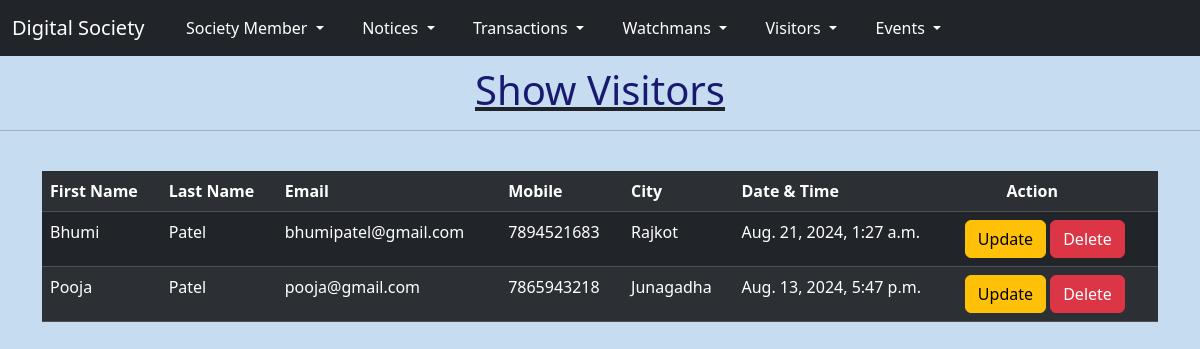
/showvisitors/, run on the app's committed database.
### myapp/models.py (models this page shows)
class Visitors(models.Model):
    firstname=models.CharField(max_length=20)
    lastname=models.CharField(max_length=20)
    email=models.EmailField()
    mobile=models.BigIntegerField()
    city=models.CharField(max_length=20)
    datetime=models.DateTimeField()

### myapp/views.py (the view)
# urls.py: path('showvisitors/',views.showvisitors,name='showVisitors'),
def showvisitors(request):
    allvisitors = Visitors.objects.all()
    return render(request,'showvisitors.html',{'allvisitors':allvisitors})

### myapp/templates/showvisitors.html (shortened to what this page needs)
<!DOCTYPE html>
<html lang="en">
    <head>
        <link
            href="https://cdn.jsdelivr.net/npm/bootstrap@5.3.3/dist/css/bootstrap.min.css"
            rel="stylesheet"
>
    </head>
    <body>
        <nav class="navbar navbar-expand-lg navbar-dark bg-dark">
            <div class="container-fluid">
                <a class="navbar-brand" href="#">Digital Society</a>
                <div class="collapse navbar-collapse"
                    id="navbarNavDarkDropdown">
                    <ul class="navbar-nav">
                        <li class="nav-item dropdown">
                            <button class="btn btn-dark dropdown-toggle"
                                data-bs-toggle="dropdown"
                                aria-expanded="false">Society Member
                            </button>
                        </li>
                    </ul>
                    <ul class="navbar-nav">
                        <li class="nav-item dropdown">
                            <button class="btn btn-dark dropdown-toggle"
                                data-bs-toggle="dropdown"
                                aria-expanded="false">Notices
                            </button>
                        </li>
                    </ul>
                    <ul class="navbar-nav">
                        <li class="nav-item dropdown">
                            <button class="btn btn-dark dropdown-toggle"
                                data-bs-toggle="dropdown"
                                aria-expanded="false">Transactions
                            </button>
                        </li>
                    </ul>
                    <ul class="navbar-nav">
                        <li class="nav-item dropdown">
                            <button class="btn btn-dark dropdown-toggle"
                                data-bs-toggle="dropdown"
                                aria-expanded="false">Watchmans
                            </button>
                        </li>
                    </ul>
                    <ul class="navbar-nav">
                        <li class="nav-item dropdown">
                            <button class="btn btn-dark dropdown-toggle"
                                data-bs-toggle="dropdown"
                                aria-expanded="false">Visitors
                            </button>
                        </li>
                    </ul>
                    <ul class="navbar-nav">
                        <li class="nav-item dropdown">
                            <button class="btn btn-dark dropdown-toggle"
                                data-bs-toggle="dropdown"
                                aria-expanded="false">Events
                            </button>
                        </li>
                    </ul>
                </div>
            </div>
        </nav>
        <center>
            <u><h1>Show Visitors</h1></u>
        </center>
        <hr><br>
        <div class="container">
            <table class="table table-dark table-striped">
                <tr>
                    <th>First Name</th>
                    <th>Last Name</th>
                    <th>Email</th>
                    <th>Mobile</th>
                    <th>City</th>
                    <th>Date & Time</th>
                    <th>&nbsp;&nbsp;&nbsp;&nbsp;&nbsp;&nbsp;&nbsp;&nbsp;&nbsp;&nbsp;Action</th>
                </tr>
                {% for i in allvisitors %}
                <tr>
                    <td>{{i.firstname}}</td>
                    <td>{{i.lastname}}</td>
                    <td>{{i.email}}</td>
                    <td>{{i.mobile}}</td>
                    <td>{{i.city}}</td>
                    <td>{{i.datetime}}</td>
                    <td><a class="btn btn-warning"
                            href="/updatevisitors/{{i.id}}">Update</a>
                        <a class="btn btn-danger"
                            href="/deletevisitors/{{i.id}}">Delete</a></td>
                </tr>
                {% endfor %}
            </table>
        </div>
    </body>
</html>

### myapp/templates/showvisitors.html (style rules this page uses)
body { background-color: rgb(198, 221, 241); }
h1 { color: midnightblue; margin-top: 10px; }

### data on the page
Visitors: firstname "Bhumi", lastname "Patel", email "bhumipatel@gmail.com", mobile "7894521683", city "Rajkot", datetime "Aug. 21, 2024, 1:27 a.m."
Visitors: firstname "Pooja", lastname "Patel", email "pooja@gmail.com", mobile "7865943218", city "Junagadha", datetime "Aug. 13, 2024, 5:47 p.m."
